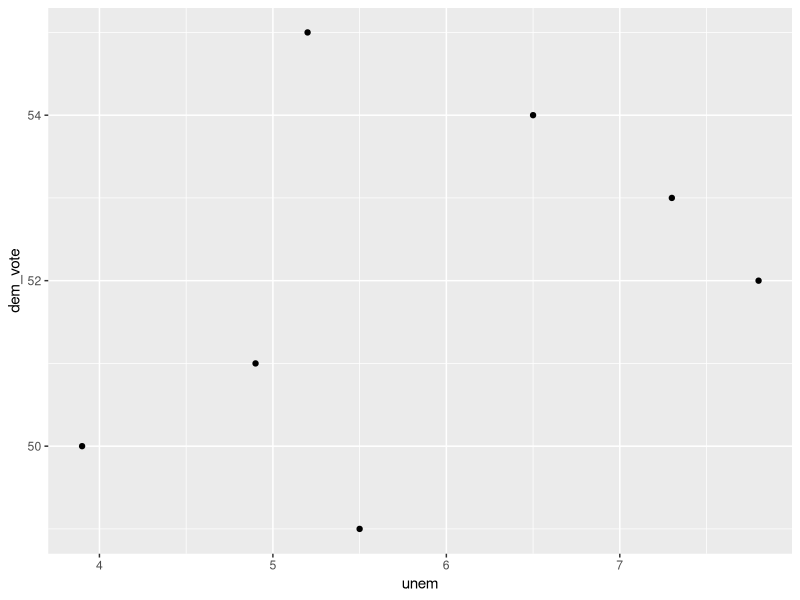
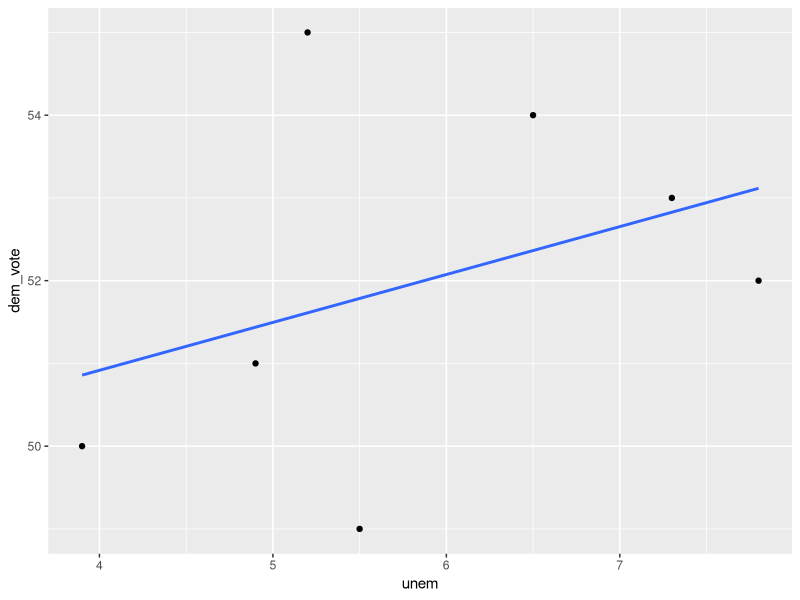
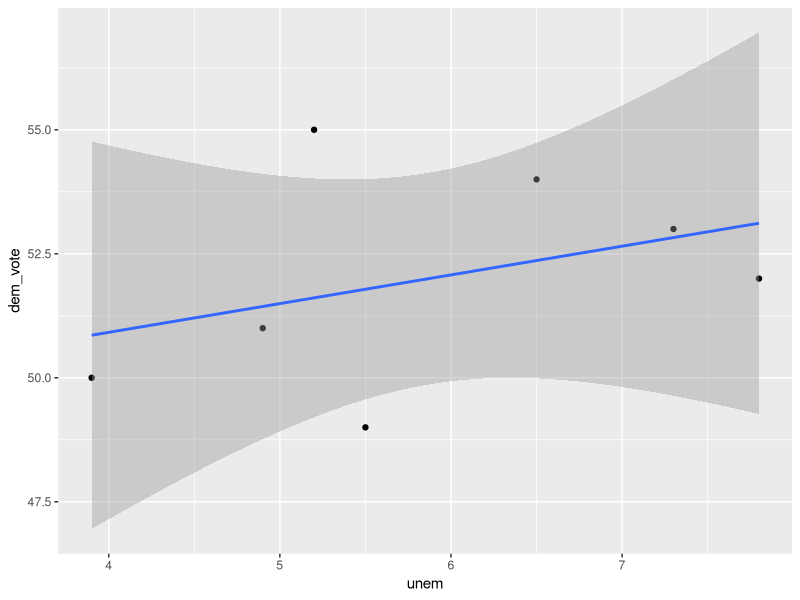
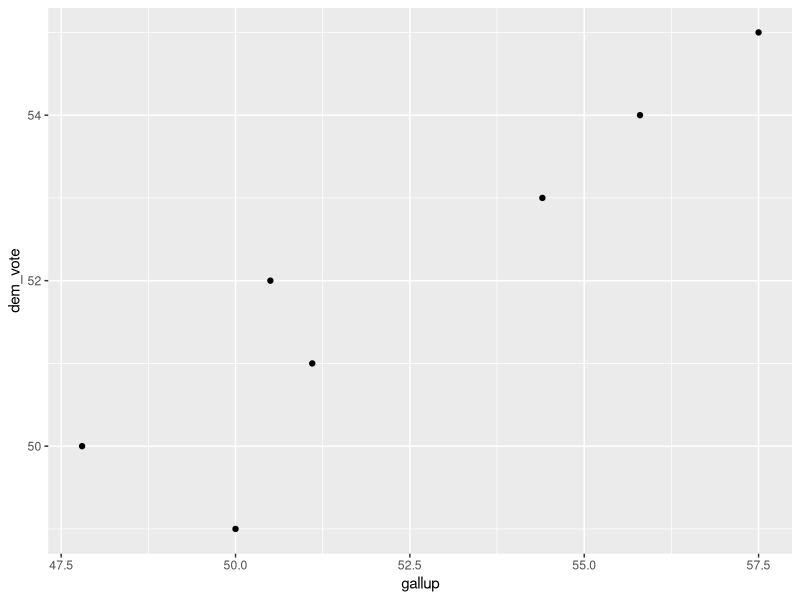
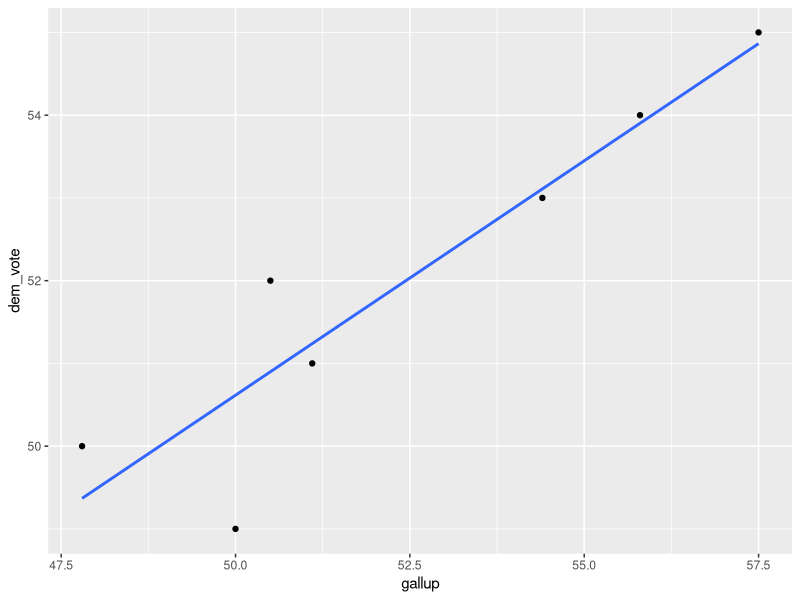
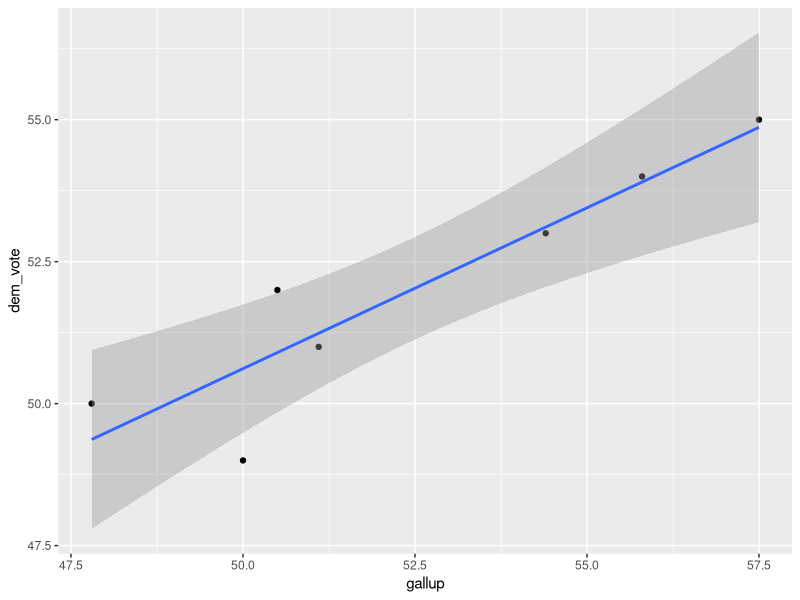

Write R code to recreate these figures, in order.
#1.) Install the ggplot package


#2.) Create the dem_vote, unem, and gallup vectors


#3.) Combine the vectors into a single data frame


#4.) Create a scatter plot of unem on x axis and dem_vote on y axis.


#5.) Regress unemployment on dem_vote


#6.) Add a regression line to the earlier plot without the confidence bounds


#7.) Add a regression line to the earlier plot with the confidence bounds


#8.) Create a scatter plot with gallup on the x axis


#9.) Regress gallup on dem_vote


#10.) Add a regression line to the earlier plot without the confidence bounds


#11.) Add a regression line to the earlier plot with the confidence bounds


#12.) Regress unem and gallup on dem_vote





######################################################################################################
#1.) Install the ggplot package
install.packages("ggplot2")
library(ggplot2)

#2.) Create the dem_vote, unem, and gallup vectors
dem_vote = c(53, 55, 50, 49, 54, 52, 51)
unem = c(7.3, 5.2, 3.9, 5.5, 6.5, 7.8, 4.9)
gallup = c(54.4, 57.5, 47.8, 50, 55.8, 50.5, 51.1)

#3.) Combine the vectors into a single data frame
df = as.data.frame(cbind(dem_vote, unem, gallup))

#4.) Create a scatter plot of unem on x axis and dem_vote on y axis.
ggplot(df, aes(x = unem, y = dem_vote)) + geom_point()

#5.) Regress unemployment on dem_vote
regr = lm(dem_vote ~ unem, df)
summary(regr)

#6.) Add a regression line to the earlier plot without the confidence bounds
ggplot(df, aes(x = unem, y = dem_vote)) + geom_point() + geom_smooth(method = "lm", se = FALSE)

#7.) Add a regression line to the earlier plot with the confidence bounds
ggplot(df, aes(x = unem, y = dem_vote)) + geom_point() + geom_smooth(method = "lm", se = TRUE)

#8.) Create a scatter plot with gallup on the x axis
ggplot(df, aes(x = gallup, y = dem_vote)) + geom_point()

#9.) Regress gallup on dem_vote
regr2 = lm(dem_vote ~ gallup, df)
summary(regr2)

#10.) Add a regression line to the earlier plot without the confidence bounds
ggplot(df, aes(x = gallup, y = dem_vote)) + geom_point() + geom_smooth(method = "lm", se = FALSE)

#11.) Add a regression line to the earlier plot with the confidence bounds
ggplot(df, aes(x = gallup, y = dem_vote)) + geom_point() + geom_smooth(method = "lm", se = TRUE)

#12.) Regress unem and gallup on dem_vote
regr3 = lm(dem_vote ~ unem + gallup, df)
summary(regr3)